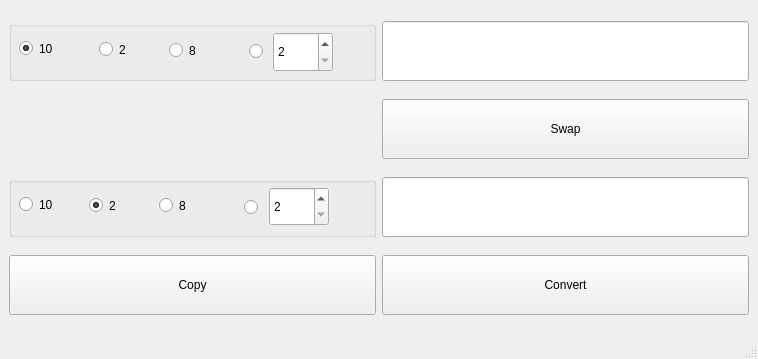
<?xml version="1.0" encoding="UTF-8"?>
<ui version="4.0">
 <class>MainWindow</class>
 <widget class="QMainWindow" name="MainWindow">
  <property name="geometry">
   <rect>
    <x>0</x>
    <y>0</y>
    <width>758</width>
    <height>359</height>
   </rect>
  </property>
  <property name="sizePolicy">
   <sizepolicy hsizetype="Expanding" vsizetype="Expanding">
    <horstretch>0</horstretch>
    <verstretch>0</verstretch>
   </sizepolicy>
  </property>
  <property name="minimumSize">
   <size>
    <width>758</width>
    <height>359</height>
   </size>
  </property>
  <property name="windowTitle">
   <string>MainWindow</string>
  </property>
  <widget class="QWidget" name="centralwidget">
   <property name="sizePolicy">
    <sizepolicy hsizetype="Expanding" vsizetype="Expanding">
     <horstretch>0</horstretch>
     <verstretch>0</verstretch>
    </sizepolicy>
   </property>
   <layout class="QGridLayout" name="gridLayout">
    <item row="0" column="0">
     <widget class="QGroupBox" name="inputGroup">
      <property name="minimumSize">
       <size>
        <width>260</width>
        <height>60</height>
       </size>
      </property>
      <property name="maximumSize">
       <size>
        <width>400</width>
        <height>16777215</height>
       </size>
      </property>
      <property name="title">
       <string/>
      </property>
      <widget class="QSpinBox" name="setInput">
       <property name="geometry">
        <rect>
         <x>264</x>
         <y>11</y>
         <width>60</width>
         <height>40</height>
        </rect>
       </property>
       <property name="styleSheet">
        <string notr="true">font: 9pt &quot;MS Shell Dlg 2&quot;;</string>
       </property>
       <property name="minimum">
        <number>2</number>
       </property>
       <property name="maximum">
        <number>16</number>
       </property>
      </widget>
      <widget class="QRadioButton" name="userInput">
       <property name="geometry">
        <rect>
         <x>240</x>
         <y>10</y>
         <width>41</width>
         <height>41</height>
        </rect>
       </property>
       <property name="text">
        <string/>
       </property>
      </widget>
      <widget class="QRadioButton" name="decimalInput">
       <property name="geometry">
        <rect>
         <x>10</x>
         <y>12</y>
         <width>70</width>
         <height>31</height>
        </rect>
       </property>
       <property name="styleSheet">
        <string notr="true">font: 9pt &quot;MS Shell Dlg 2&quot;;</string>
       </property>
       <property name="text">
        <string>10</string>
       </property>
       <property name="checked">
        <bool>true</bool>
       </property>
      </widget>
      <widget class="QRadioButton" name="eighthInput">
       <property name="geometry">
        <rect>
         <x>160</x>
         <y>14</y>
         <width>60</width>
         <height>31</height>
        </rect>
       </property>
       <property name="styleSheet">
        <string notr="true">font: 9pt &quot;MS Shell Dlg 2&quot;;</string>
       </property>
       <property name="text">
        <string>8</string>
       </property>
      </widget>
      <widget class="QRadioButton" name="binaryInput">
       <property name="geometry">
        <rect>
         <x>90</x>
         <y>13</y>
         <width>41</width>
         <height>31</height>
        </rect>
       </property>
       <property name="styleSheet">
        <string notr="true">font: 9pt &quot;MS Shell Dlg 2&quot;;</string>
       </property>
       <property name="text">
        <string>2</string>
       </property>
      </widget>
     </widget>
    </item>
    <item row="0" column="1">
     <widget class="QLineEdit" name="inputNumber">
      <property name="minimumSize">
       <size>
        <width>0</width>
        <height>60</height>
       </size>
      </property>
      <property name="styleSheet">
       <string notr="true">font: 9pt &quot;MS Shell Dlg 2&quot;;</string>
      </property>
     </widget>
    </item>
    <item row="1" column="1">
     <widget class="QPushButton" name="swapButton">
      <property name="minimumSize">
       <size>
        <width>0</width>
        <height>60</height>
       </size>
      </property>
      <property name="styleSheet">
       <string notr="true">font: 9pt &quot;MS Shell Dlg 2&quot;;</string>
      </property>
      <property name="text">
       <string>Swap</string>
      </property>
     </widget>
    </item>
    <item row="2" column="0">
     <widget class="QGroupBox" name="outputGroup">
      <property name="minimumSize">
       <size>
        <width>260</width>
        <height>60</height>
       </size>
      </property>
      <property name="maximumSize">
       <size>
        <width>400</width>
        <height>16777215</height>
       </size>
      </property>
      <property name="title">
       <string/>
      </property>
      <widget class="QRadioButton" name="eighthOutput">
       <property name="geometry">
        <rect>
         <x>150</x>
         <y>13</y>
         <width>60</width>
         <height>31</height>
        </rect>
       </property>
       <property name="styleSheet">
        <string notr="true">font: 9pt &quot;MS Shell Dlg 2&quot;;</string>
       </property>
       <property name="text">
        <string>8</string>
       </property>
      </widget>
      <widget class="QRadioButton" name="binaryOutput">
       <property name="geometry">
        <rect>
         <x>80</x>
         <y>13</y>
         <width>41</width>
         <height>31</height>
        </rect>
       </property>
       <property name="styleSheet">
        <string notr="true">font: 9pt &quot;MS Shell Dlg 2&quot;;</string>
       </property>
       <property name="text">
        <string>2</string>
       </property>
       <property name="checked">
        <bool>true</bool>
       </property>
      </widget>
      <widget class="QRadioButton" name="decimalOutput">
       <property name="geometry">
        <rect>
         <x>10</x>
         <y>12</y>
         <width>60</width>
         <height>31</height>
        </rect>
       </property>
       <property name="styleSheet">
        <string notr="true">font: 9pt &quot;MS Shell Dlg 2&quot;;</string>
       </property>
       <property name="text">
        <string>10</string>
       </property>
       <property name="checked">
        <bool>false</bool>
       </property>
      </widget>
      <widget class="QSpinBox" name="setOutput">
       <property name="geometry">
        <rect>
         <x>260</x>
         <y>10</y>
         <width>60</width>
         <height>39</height>
        </rect>
       </property>
       <property name="styleSheet">
        <string notr="true">font: 9pt &quot;MS Shell Dlg 2&quot;;</string>
       </property>
       <property name="minimum">
        <number>2</number>
       </property>
       <property name="maximum">
        <number>16</number>
       </property>
      </widget>
      <widget class="QRadioButton" name="userOutput">
       <property name="geometry">
        <rect>
         <x>235</x>
         <y>15</y>
         <width>50</width>
         <height>31</height>
        </rect>
       </property>
       <property name="text">
        <string/>
       </property>
      </widget>
     </widget>
    </item>
    <item row="2" column="1">
     <widget class="QLineEdit" name="outputNumber">
      <property name="sizePolicy">
       <sizepolicy hsizetype="Expanding" vsizetype="Fixed">
        <horstretch>0</horstretch>
        <verstretch>0</verstretch>
       </sizepolicy>
      </property>
      <property name="minimumSize">
       <size>
        <width>0</width>
        <height>60</height>
       </size>
      </property>
      <property name="styleSheet">
       <string notr="true">font: 9pt &quot;MS Shell Dlg 2&quot;;</string>
      </property>
      <property name="readOnly">
       <bool>true</bool>
      </property>
     </widget>
    </item>
    <item row="3" column="0">
     <widget class="QPushButton" name="copyButton">
      <property name="sizePolicy">
       <sizepolicy hsizetype="Expanding" vsizetype="Fixed">
        <horstretch>0</horstretch>
        <verstretch>0</verstretch>
       </sizepolicy>
      </property>
      <property name="minimumSize">
       <size>
        <width>0</width>
        <height>60</height>
       </size>
      </property>
      <property name="maximumSize">
       <size>
        <width>400</width>
        <height>16777215</height>
       </size>
      </property>
      <property name="styleSheet">
       <string notr="true">font: 9pt &quot;MS Shell Dlg 2&quot;;</string>
      </property>
      <property name="text">
       <string>Copy</string>
      </property>
     </widget>
    </item>
    <item row="3" column="1">
     <widget class="QPushButton" name="convertButton">
      <property name="minimumSize">
       <size>
        <width>0</width>
        <height>60</height>
       </size>
      </property>
      <property name="styleSheet">
       <string notr="true">font: 9pt &quot;MS Shell Dlg 2&quot;;</string>
      </property>
      <property name="text">
       <string>Convert</string>
      </property>
     </widget>
    </item>
   </layout>
  </widget>
  <widget class="QMenuBar" name="menubar">
   <property name="geometry">
    <rect>
     <x>0</x>
     <y>0</y>
     <width>758</width>
     <height>22</height>
    </rect>
   </property>
  </widget>
  <widget class="QStatusBar" name="statusbar"/>
 </widget>
 <resources/>
 <connections/>
</ui>
